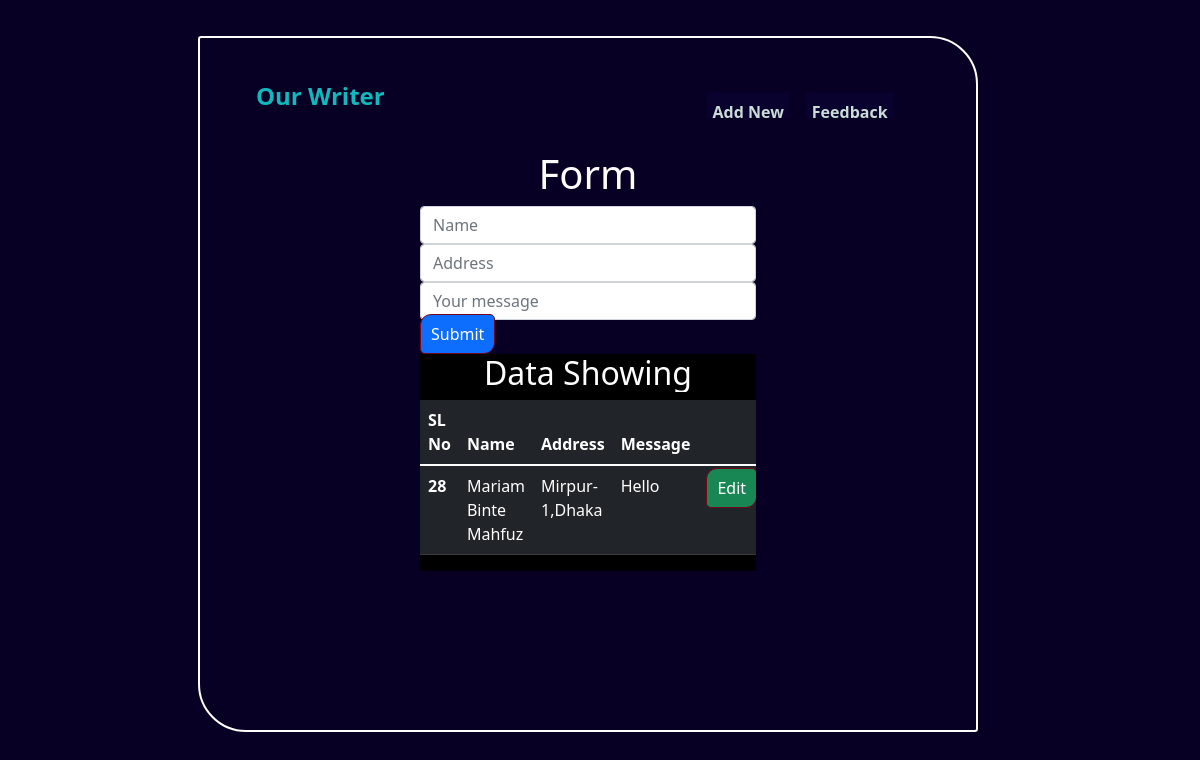
Page /form_home/ on the committed database.
### API_app/models.py (models this page shows, shortened)
class Message(models.Model):
    name=models.CharField(max_length=60)
    address=models.CharField(max_length=300)
    message=models.CharField(max_length=500)

### API_app/views.py (the view, shortened to what this page needs)
# urls.py: path('form_home/', views.home, name='home'),
def home(request):
    messages=Message.objects.all()
    dict={'messages':messages}
    return render(request,'Form/form.html',context=dict)

### templates/Form/form.html (shortened to what this page needs)
{% extends 'base.html' %}
{% load static %}
{% block body_block %}
<div class="row">
    <div class="col-lg-3"></div>
    <div class="col-lg-6">
    <form action="" method="POST">
        <h1 class="text-center ">Form</h1>
        <div class="form-group">
            <input name="name" type="text" class="form-control" placeholder="Name">
            </div>
            <div class="form-group">
            <input type="text" name="address" class=" form-control" placeholder="Address">
        </div>
        <div class="form-group">
            <input type="text" name="message" class=" form-control" placeholder="Your message">
        </div>
            <button type="submit" class="btn btn-primary">Submit</button>
      </form>
    <div style="background-color:black;color:white">
        <h2 class="text-center">Data Showing</h2>
      <table class="table table-dark">
        <thead>
          <tr>
            <th scope="col">SL No</th>
            <th scope="col">Name</th>
            <th scope="col">Address</th>
            <th scope="col">Message </th>
            <th scope="col"></th>
          </tr>
        </thead>
        <tbody>
          {% for x in messages %}
          <tr>
            <th scope="row">{{ x.id }}</th>
            <td>{{ x.name }}</td>
            <td>{{ x.address }}</td>
            <td>{{ x.message }}</td>
            <td><a href="{% url 'edit' primaryk=x.id %}"  type="submit" class="btn btn-success">  Edit</a></td>
          </tr>
          {% endfor %}
        </tbody>
      </table>
    </div>
    </div>
      <div class="col-lg-3"></div>
</div>
{% endblock %}

### static/css/style.css (style rules this page uses)
* { box-sizing: border-box; margin: 0; padding: 0; overflow: hidden; }
body { background: #070024; color:rgb(255, 255, 255); position: relative; }
.btn { padding:7px 10px; border:1px solid rgb(117, 5, 27); border-radius: 5px; border-top-left-radius: 11px; border-bottom-right-radius: 11px; color:#fff; margin-top: -6px; }

### rows in the picture
Message: id "28", name "Mariam Binte Mahfuz", address "Mirpur-1,Dhaka", message "Hello"
